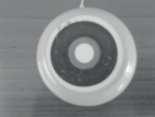
#> input picture input_pictures/input_coffe.png, 155 x 117 px
$ python Hough-Ex11.py --image ../input_pictures/input_coffe.png
#> lines starting #> are read from the running program, lines starting #| are printed output that depends on the picture; after the words box and inside, x2 and y2 are one past the last pixel; in counts of white or black regions, pixels touching at a corner belong together
import cv2 as cv
import numpy as np
import argparse

# konsoldan çalıştırmak için:
# python Hough-Ex2.py -i ../input_pictures/input_coffe.png

ap = argparse.ArgumentParser()
ap.add_argument("-i", "--image", required=True, help="Path of image")
args = vars(ap.parse_args())

img = cv.imread(args["image"])
#> img is the input picture: shape (117, 155, 3); mean B, G, R 134, 132.8, 131
img2 = img.copy()
img = cv.cvtColor(img, cv.COLOR_BGR2GRAY)
#> img: shape (117, 155)
img = cv.Canny(img, 70, 220)
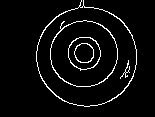
#> img: shape (117, 155); 4.8% white in thin lines or dots, all inside (x1, y1, x2, y2) = (36, 0, 137, 107)

cv.imwrite('img_morph11.png', img)
print(img.shape)
#| (117, 155)
h, w = img.shape[:]
#> h = 117; w = 155

cv.imshow("image", img)
circles = cv.HoughCircles(img, cv.HOUGH_GRADIENT, 1.3, int(w / 10), param1=40, param2=30, minRadius=int(w / 20),
                          maxRadius=int(w / 10))
#> circles = [[82.55, 52.65, 9.99]]

circles = np.uint16(np.around(circles))
#> circles = [[83, 53, 10]]

for c in circles[0, :]:
    print(c)
    cv.circle(img2, (c[0], c[1]), c[2], (0, 255, 0), 2)
    cv.circle(img2, (c[0], c[1]), 1, (0, 0, 255), 1)
#> this loop made 1 pass
#| [83 53 10]
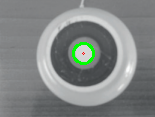
#> img2: shape (117, 155, 3); 1.09% of pixels changed, all inside (x1, y1, x2, y2) = (72, 42, 95, 65)

cv.imshow(" output img", img2)
cv.waitKey(0)
cv.imwrite("houghcircle-ex11.png", img2)

$ run again, with input_pictures/Ekran görüntüsü 2022-07-05 171426.png copied over input_pictures/input_coffe.png
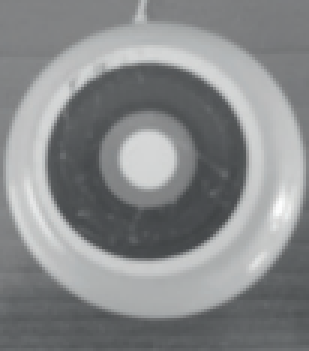
#> input picture input_pictures/Ekran görüntüsü 2022-07-05 171426.png, 103 x 117 px (shown 3 times larger)
#> img is the input picture: shape (117, 103, 3); mean B, G, R 138.7, 137.7, 135.7
#> `img = cv.Canny(img, 70, 220)`:
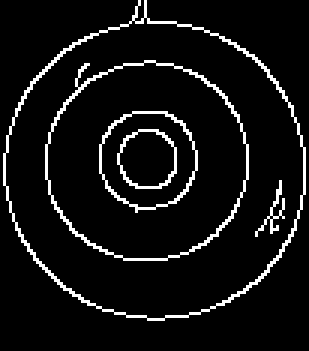
#> img: shape (117, 103) (shown 3 times larger); 7.2% white in thin lines or dots, all inside (x1, y1, x2, y2) = (1, 0, 102, 107)
#| (117, 103)
#> `circles = cv.HoughCircles(img, cv.HOUGH_GRADIENT, 1.3, int(w / 10), pa..`: circles = [[47.45, 52.65, 9.16]]
#> `circles = np.uint16(np.around(circles))`: circles = [[47, 53, 9]]
#> the loop `for c in circles[0, :]:` made 1 pass
#> (printed output is left out)
#> after the loop `for c in circles[0, :]:`:
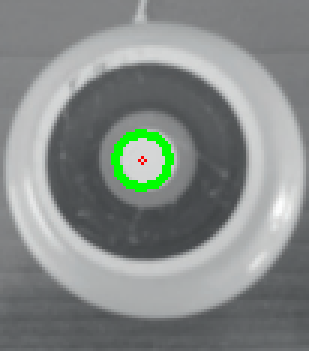
#> img2: shape (117, 103, 3) (shown 3 times larger); 1.43% of pixels changed, all inside (x1, y1, x2, y2) = (37, 43, 58, 64)

$ run again, with input_pictures/input_agac.png copied over input_pictures/input_coffe.png
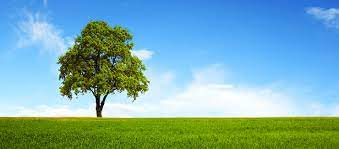
#> input picture input_pictures/input_agac.png, 339 x 149 px
#> img is the input picture: shape (149, 339, 3); mean B, G, R 174.2, 171.9, 122.2
#> `img = cv.Canny(img, 70, 220)`:
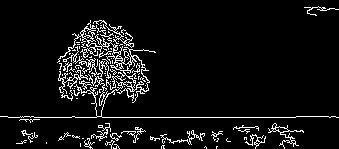
#> img: shape (149, 339); 6.9% white in thin lines or dots
#| (149, 339)
#> `circles = cv.HoughCircles(img, cv.HOUGH_GRADIENT, 1.3, int(w / 10), pa..`: circles = [[100.8, 64.35, 32.25], [125.4, 99.45, 30.82], [82.55, 95.55, 23.54]]
#> `circles = np.uint16(np.around(circles))`: circles = [[101, 64, 32], [125, 99, 31], [83, 96, 24]]
#> the loop `for c in circles[0, :]:` made 3 passes
#> (printed output is left out)
#> after the loop `for c in circles[0, :]:`:
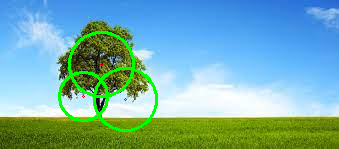
#> img2: shape (149, 339, 3); 3.21% of pixels changed, all inside (x1, y1, x2, y2) = (58, 31, 158, 132)

$ run again, with input_pictures/input_agacyasi.png copied over input_pictures/input_coffe.png
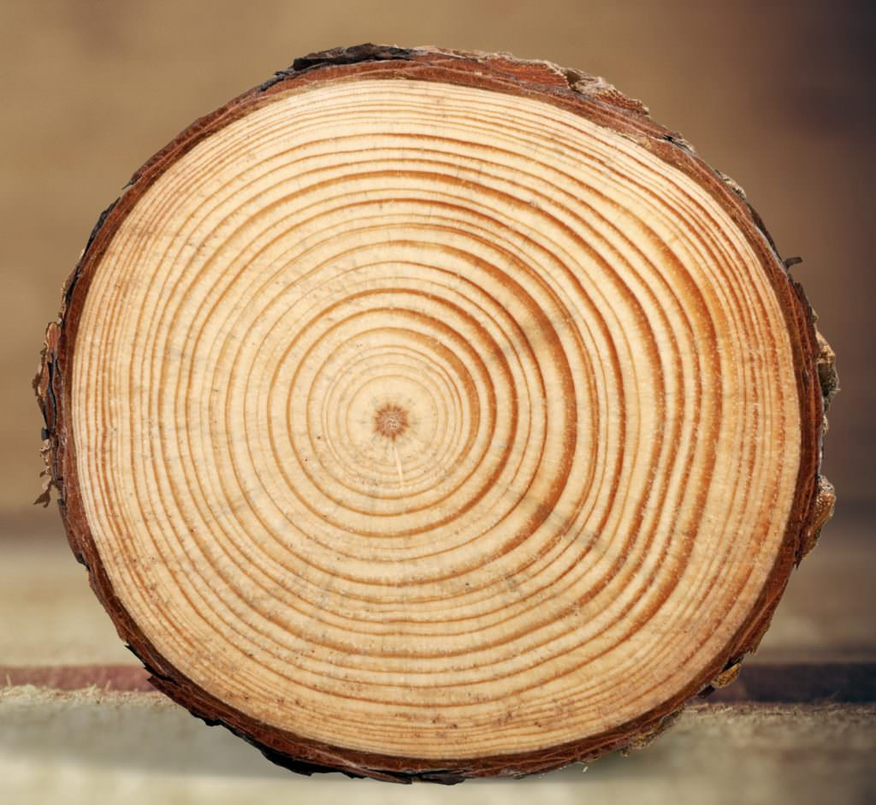
#> input picture input_pictures/input_agacyasi.png, 876 x 805 px, shrunk from 1024 x 941 before the run
#> img is the input picture: shape (805, 876, 3); mean B, G, R 106.8, 146.7, 184.1
#> `img = cv.Canny(img, 70, 220)`:
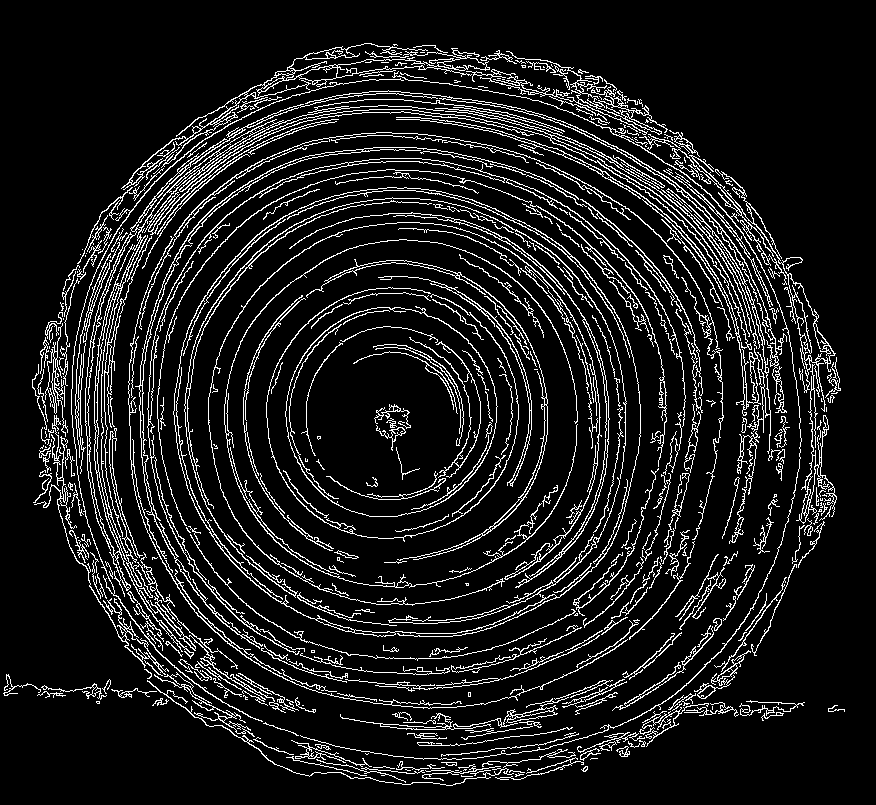
#> img: shape (805, 876); 10.7% white in thin lines or dots, all inside (x1, y1, x2, y2) = (3, 43, 845, 786)
#| (805, 876)
#> `circles = cv.HoughCircles(img, cv.HOUGH_GRADIENT, 1.3, int(w / 10), pa..`: circles = 53 rows, first 8: [390.6, 411.4, 86.16], [411.4, 134.5, 86.16], [554.4, 151.4, 86.16], [143.6, 472.5, 86.16], [671.4, 372.4, 86.16], [511.5, 693.5, 86.16], [636.3, 260.6, 86.16], [169.6, 351.6, 86.16]
#> `circles = np.uint16(np.around(circles))`: circles = 53 rows, first 8: [391, 411, 86], [411, 135, 86], [554, 151, 86], [144, 473, 86], [671, 372, 86], [512, 694, 86], [636, 261, 86], [170, 352, 86]
#> the loop `for c in circles[0, :]:` made 53 passes
#> (printed output is left out)
#> after the loop `for c in circles[0, :]:`:
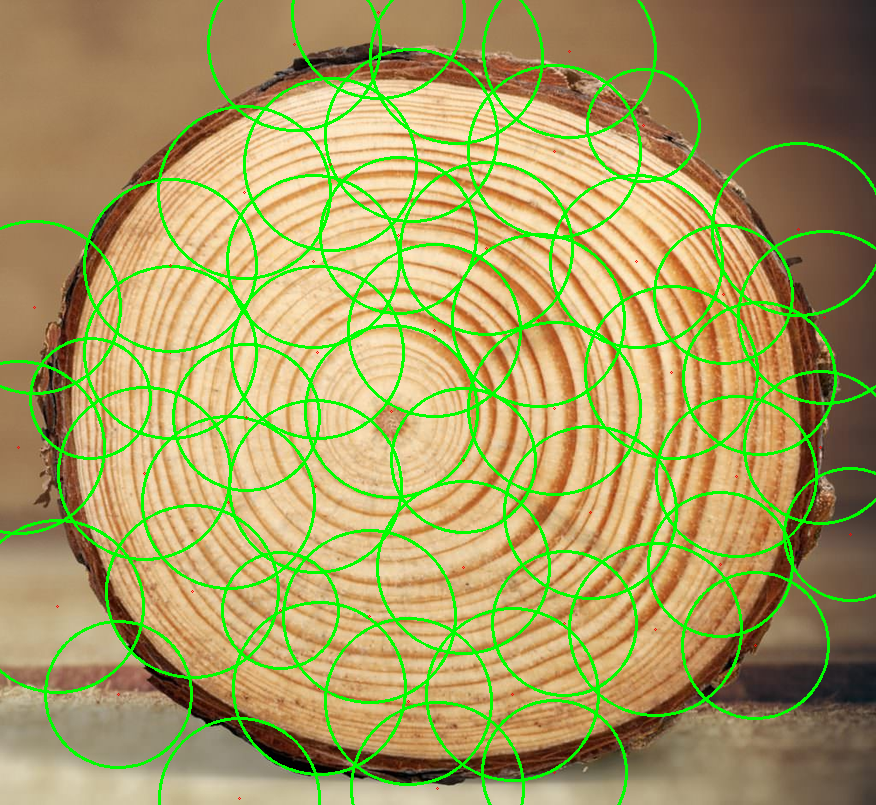
#> img2: shape (805, 876, 3); 9.88% of pixels changed, all inside (x1, y1, x2, y2) = (0, 0, 876, 805)
